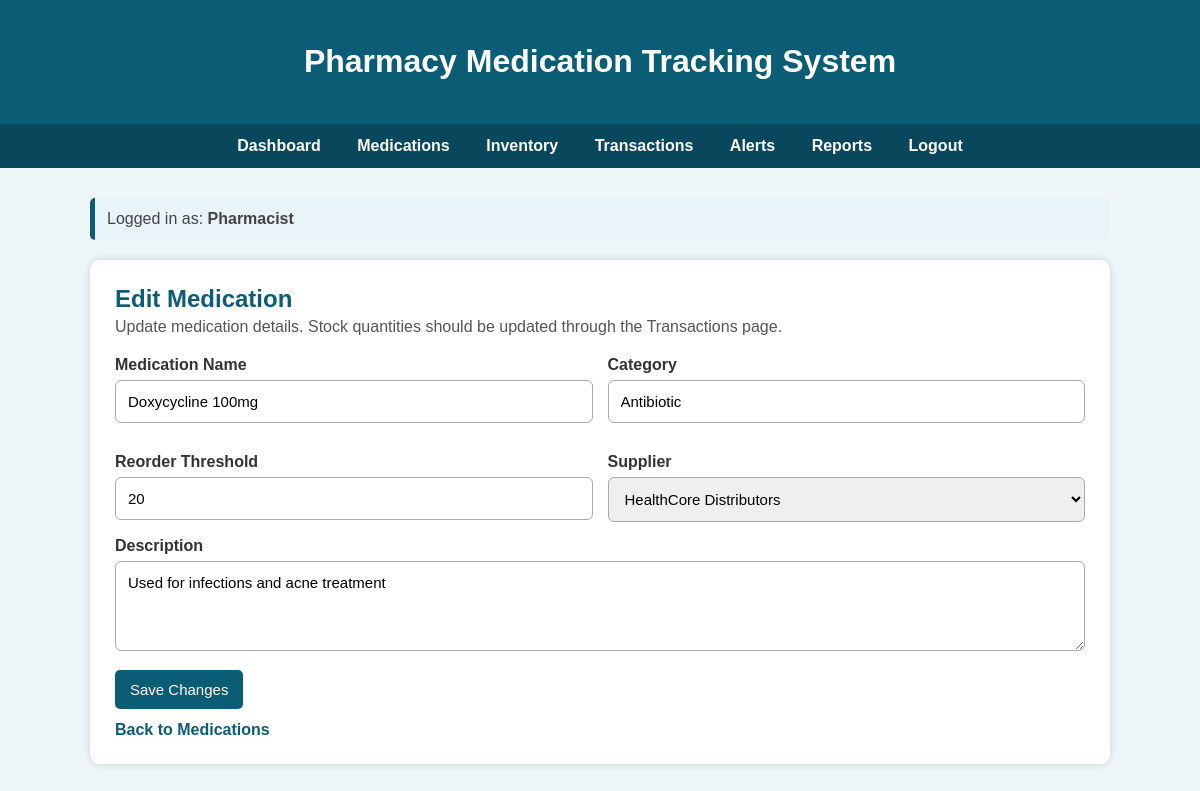
Page /pharmacy-project/editMedication.php?id=23 (signed in) on the committed database.
### tables this page shows
CREATE TABLE `medications` (
  `medication_id` int NOT NULL AUTO_INCREMENT,
  `medication_name` varchar(100) NOT NULL,
  `category` varchar(50) DEFAULT NULL,
  `description` text,
  `reorder_threshold` int NOT NULL DEFAULT '20',
  `supplier_id` int DEFAULT NULL,
  PRIMARY KEY (`medication_id`),
  KEY `fk_medications_supplier` (`supplier_id`),
  CONSTRAINT `fk_medications_supplier` FOREIGN KEY (`supplier_id`) REFERENCES `suppliers` (`supplier_id`) ON DELETE SET NULL ON UPDATE CASCADE
);

CREATE TABLE `suppliers` (
  `supplier_id` int NOT NULL AUTO_INCREMENT,
  `supplier_name` varchar(100) NOT NULL,
  `contact_name` varchar(100) DEFAULT NULL,
  `phone` varchar(20) DEFAULT NULL,
  `email` varchar(100) DEFAULT NULL,
  `address` varchar(255) DEFAULT NULL,
  PRIMARY KEY (`supplier_id`)
);

### pharmacy-project/editMedication.php (the view, shortened to what this page needs)
<?php
include "db_connect.php";
$medication_id = (int) $_GET['id'];
$supplierSql = "SELECT supplier_id, supplier_name
                FROM suppliers
                ORDER BY supplier_name ASC";
$supplierResult = $conn->query($supplierSql);
$medSql = "SELECT *
           FROM medications
           WHERE medication_id = ?";
$medStmt = $conn->prepare($medSql);
$medStmt->bind_param("i", $medication_id);
$medStmt->execute();
$medResult = $medStmt->get_result();
$medication = $medResult->fetch_assoc();
?>
<!DOCTYPE html>
<html>
<head>
</head>
<body>
    <div class="header">
        <h1>Pharmacy Medication Tracking System</h1>
    </div>
    <div class="nav">
        <a href="dashboard.php">Dashboard</a>
        <a href="medications.php">Medications</a>
        <a href="inventory.php">Inventory</a>
        <a href="transactions.php">Transactions</a>
        <a href="alerts.php">Alerts</a>
		<?php if ($_SESSION['role'] != 'Technician') { ?>
			<a href="reports.php">Reports</a>
		<?php } ?>
        <a href="logout.php">Logout</a>
    </div>
    <div class="container">
        <div class="role-note">
            Logged in as: <strong><?php echo $_SESSION['role']; ?></strong>
        </div>
        <div class="section-box">
            <h2 class="page-title">Edit Medication</h2>
            <p class="description">
                Update medication details. Stock quantities should be updated through the Transactions page.
            </p>
            <form action="editMedication.php?id=<?php echo $medication_id; ?>" method="post">
                <div class="form-grid">
                    <div class="form-row">
                        <label for="medication_name">Medication Name</label>
                        <input type="text" id="medication_name" name="medication_name"
                               value="<?php echo $medication['medication_name']; ?>" required>
                    </div>
                    <div class="form-row">
                        <label for="category">Category</label>
                        <input type="text" id="category" name="category"
                               value="<?php echo $medication['category']; ?>" required>
                    </div>
                    <div class="form-row">
                        <label for="reorder_threshold">Reorder Threshold</label>
                        <input type="number" id="reorder_threshold" name="reorder_threshold" min="0"
                               value="<?php echo $medication['reorder_threshold']; ?>" required>
                    </div>
                    <div class="form-row">
                        <label for="supplier_id">Supplier</label>
                        <select id="supplier_id" name="supplier_id" required>
                            <?php while ($supplier = $supplierResult->fetch_assoc()) { ?>
                                <option value="<?php echo $supplier['supplier_id']; ?>"
                                    <?php if ($supplier['supplier_id'] == $medication['supplier_id']) { echo "selected"; } ?>>
                                    <?php echo $supplier['supplier_name']; ?>
                                </option>
                            <?php } ?>
                        </select>
                    </div>
                </div>
                <div class="form-row">
                    <label for="description">Description</label>
                    <textarea id="description" name="description" required><?php echo $medication['description']; ?></textarea>
                </div>
                <button type="submit" class="btn">Save Changes</button>
            </form>
            <a href="medications.php" class="back-link">Back to Medications</a>
        </div>
    </div>
</body>
</html>

### pharmacy-project/editMedication.php (style rules this page uses)
body { margin: 0; font-family: Arial, sans-serif; background-color: #eef6f8; }
.header { background-color: #0b5c75; color: white; padding: 22px; text-align: center; }
.nav { background-color: #08475c; padding: 13px; text-align: center; }
.nav a { color: white; text-decoration: none; margin: 0 16px; font-weight: bold; }
.container { width: 85%; margin: 30px auto; }
.section-box { background-color: white; padding: 25px; border-radius: 10px; box-shadow: 0px 0px 10px rgba(0,0,0,0.15); margin-bottom: 30px; }
.page-title { color: #0b5c75; margin-top: 0; margin-bottom: 5px; }
.description { color: #555; margin-top: 0; margin-bottom: 20px; }
.role-note { margin-bottom: 20px; background-color: #e8f4f8; padding: 12px; border-left: 5px solid #0b5c75; color: #444; border-radius: 5px; }
.form-grid { display: grid; grid-template-columns: repeat(2, 1fr); gap: 15px; }
.form-row { margin-bottom: 15px; }
label { display: block; font-weight: bold; color: #333; margin-bottom: 6px; }
input, select, textarea { width: 100%; padding: 12px; border: 1px solid #aaa; border-radius: 6px; box-sizing: border-box; font-size: 15px; font-family: Arial, sans-serif; }
textarea { min-height: 90px; resize: vertical; }
.btn { background-color: #0b5c75; color: white; padding: 11px 15px; border: none; border-radius: 5px; text-decoration: none; cursor: pointer; display: inline-block; font-size: 15px; }
.back-link { display: inline-block; margin-top: 12px; color: #0b5c75; font-weight: bold; text-decoration: none; }

### rows in the picture
medications: medication_name "Doxycycline 100mg", category "Antibiotic", reorder_threshold "20", supplier_id "HealthCore Distributors", description "Used for infections and acne treatment"

### other values in the picture
$_SESSION['role'] "Pharmacist"
